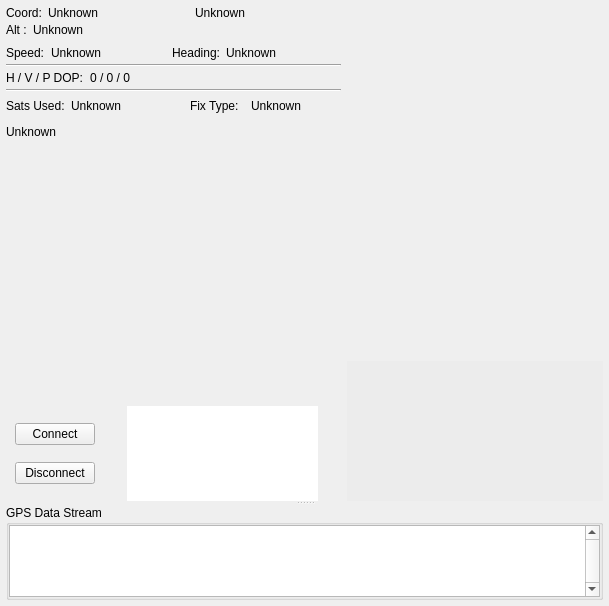
<?xml version="1.0" encoding="UTF-8"?>
<ui version="4.0">
 <class>GpsDisplayWidget</class>
 <widget class="QWidget" name="GpsDisplayWidget">
  <property name="geometry">
   <rect>
    <x>0</x>
    <y>0</y>
    <width>609</width>
    <height>606</height>
   </rect>
  </property>
  <property name="sizePolicy">
   <sizepolicy hsizetype="MinimumExpanding" vsizetype="MinimumExpanding">
    <horstretch>0</horstretch>
    <verstretch>0</verstretch>
   </sizepolicy>
  </property>
  <layout class="QVBoxLayout" name="verticalLayoutTop">
   <property name="spacing">
    <number>0</number>
   </property>
   <property name="leftMargin">
    <number>6</number>
   </property>
   <property name="topMargin">
    <number>6</number>
   </property>
   <property name="rightMargin">
    <number>6</number>
   </property>
   <property name="bottomMargin">
    <number>6</number>
   </property>
   <item>
    <widget class="QSplitter" name="splitter">
     <property name="sizePolicy">
      <sizepolicy hsizetype="Expanding" vsizetype="Expanding">
       <horstretch>0</horstretch>
       <verstretch>0</verstretch>
      </sizepolicy>
     </property>
     <property name="orientation">
      <enum>Qt::Vertical</enum>
     </property>
     <property name="childrenCollapsible">
      <bool>true</bool>
     </property>
     <widget class="QWidget" name="layoutWidget">
      <layout class="QGridLayout" name="gridLayout" rowstretch="1,0" columnstretch="1,0">
       <item row="1" column="1">
        <widget class="GpsSnrWidget" name="gpsSnrWidget">
         <property name="minimumSize">
          <size>
           <width>0</width>
           <height>0</height>
          </size>
         </property>
         <property name="maximumSize">
          <size>
           <width>400</width>
           <height>140</height>
          </size>
         </property>
         <property name="palette">
          <palette>
           <active>
            <colorrole role="Base">
             <brush brushstyle="SolidPattern">
              <color alpha="255">
               <red>236</red>
               <green>236</green>
               <blue>236</blue>
              </color>
             </brush>
            </colorrole>
            <colorrole role="Window">
             <brush brushstyle="SolidPattern">
              <color alpha="255">
               <red>237</red>
               <green>237</green>
               <blue>237</blue>
              </color>
             </brush>
            </colorrole>
           </active>
           <inactive>
            <colorrole role="Base">
             <brush brushstyle="SolidPattern">
              <color alpha="255">
               <red>236</red>
               <green>236</green>
               <blue>236</blue>
              </color>
             </brush>
            </colorrole>
            <colorrole role="Window">
             <brush brushstyle="SolidPattern">
              <color alpha="255">
               <red>237</red>
               <green>237</green>
               <blue>237</blue>
              </color>
             </brush>
            </colorrole>
           </inactive>
           <disabled>
            <colorrole role="Base">
             <brush brushstyle="SolidPattern">
              <color alpha="255">
               <red>236</red>
               <green>236</green>
               <blue>236</blue>
              </color>
             </brush>
            </colorrole>
            <colorrole role="Window">
             <brush brushstyle="SolidPattern">
              <color alpha="255">
               <red>236</red>
               <green>236</green>
               <blue>236</blue>
              </color>
             </brush>
            </colorrole>
           </disabled>
          </palette>
         </property>
         <property name="toolTip">
          <string>&lt;html&gt;&lt;head/&gt;&lt;body&gt;&lt;p&gt;Displays the SNR for each detected sat. Satellite number (PRN) is displayed inside the green bar (GPS) or orange bar (SBAS). Sat SNR is displayed above (in dBHz)&lt;/p&gt;&lt;/body&gt;&lt;/html&gt;</string>
         </property>
         <property name="autoFillBackground">
          <bool>false</bool>
         </property>
         <property name="frameShape">
          <enum>QFrame::Panel</enum>
         </property>
         <property name="lineWidth">
          <number>0</number>
         </property>
         <property name="verticalScrollBarPolicy">
          <enum>Qt::ScrollBarAlwaysOff</enum>
         </property>
         <property name="horizontalScrollBarPolicy">
          <enum>Qt::ScrollBarAlwaysOff</enum>
         </property>
        </widget>
       </item>
       <item row="0" column="1">
        <layout class="QVBoxLayout" name="verticalLayout_3" stretch="0,1">
         <property name="spacing">
          <number>0</number>
         </property>
         <item>
          <widget class="GpsConstellationWidget" name="gpsSky">
           <property name="enabled">
            <bool>true</bool>
           </property>
           <property name="maximumSize">
            <size>
             <width>400</width>
             <height>400</height>
            </size>
           </property>
           <property name="styleSheet">
            <string notr="true">background-color: rgba(255, 255, 255, 0);</string>
           </property>
           <property name="frameShape">
            <enum>QFrame::Panel</enum>
           </property>
           <property name="verticalScrollBarPolicy">
            <enum>Qt::ScrollBarAlwaysOff</enum>
           </property>
           <property name="horizontalScrollBarPolicy">
            <enum>Qt::ScrollBarAlwaysOff</enum>
           </property>
           <property name="backgroundBrush">
            <brush brushstyle="NoBrush">
             <color alpha="255">
              <red>0</red>
              <green>0</green>
              <blue>0</blue>
             </color>
            </brush>
           </property>
          </widget>
         </item>
         <item>
          <spacer name="verticalSpacer_2">
           <property name="orientation">
            <enum>Qt::Vertical</enum>
           </property>
           <property name="sizeType">
            <enum>QSizePolicy::Expanding</enum>
           </property>
           <property name="sizeHint" stdset="0">
            <size>
             <width>20</width>
             <height>40</height>
            </size>
           </property>
          </spacer>
         </item>
        </layout>
       </item>
       <item row="0" column="0" rowspan="2">
        <layout class="QVBoxLayout" name="infoVerticalLayout" stretch="0,0,0,0,0,0,0,0,0,0,0,0,0,0,0,1,0">
         <property name="spacing">
          <number>0</number>
         </property>
         <item>
          <layout class="QHBoxLayout" name="infoHorizontalLayout1" stretch="0,0,1,0,1,0">
           <property name="spacing">
            <number>0</number>
           </property>
           <item>
            <widget class="QLabel" name="lat_label">
             <property name="text">
              <string>Coord:</string>
             </property>
            </widget>
           </item>
           <item>
            <spacer name="horizontalSpacer_4">
             <property name="orientation">
              <enum>Qt::Horizontal</enum>
             </property>
             <property name="sizeType">
              <enum>QSizePolicy::Minimum</enum>
             </property>
             <property name="sizeHint" stdset="0">
              <size>
               <width>6</width>
               <height>0</height>
              </size>
             </property>
            </spacer>
           </item>
           <item>
            <widget class="QLabel" name="coord_value">
             <property name="text">
              <string>Unknown</string>
             </property>
            </widget>
           </item>
           <item>
            <spacer name="horizontalSpacer_5">
             <property name="orientation">
              <enum>Qt::Horizontal</enum>
             </property>
             <property name="sizeType">
              <enum>QSizePolicy::Minimum</enum>
             </property>
             <property name="sizeHint" stdset="0">
              <size>
               <width>6</width>
               <height>0</height>
              </size>
             </property>
            </spacer>
           </item>
           <item>
            <widget class="QLabel" name="coord_value_2">
             <property name="text">
              <string>Unknown</string>
             </property>
            </widget>
           </item>
           <item>
            <spacer name="horizontalSpacer_6">
             <property name="orientation">
              <enum>Qt::Horizontal</enum>
             </property>
             <property name="sizeType">
              <enum>QSizePolicy::Minimum</enum>
             </property>
             <property name="sizeHint" stdset="0">
              <size>
               <width>6</width>
               <height>0</height>
              </size>
             </property>
            </spacer>
           </item>
          </layout>
         </item>
         <item>
          <layout class="QHBoxLayout" name="horizontalLayout_2">
           <property name="topMargin">
            <number>0</number>
           </property>
           <item>
            <widget class="QLabel" name="alt_label">
             <property name="text">
              <string>Alt :</string>
             </property>
            </widget>
           </item>
           <item>
            <spacer name="horizontalSpacer_15">
             <property name="orientation">
              <enum>Qt::Horizontal</enum>
             </property>
             <property name="sizeType">
              <enum>QSizePolicy::Minimum</enum>
             </property>
             <property name="sizeHint" stdset="0">
              <size>
               <width>6</width>
               <height>20</height>
              </size>
             </property>
            </spacer>
           </item>
           <item>
            <widget class="QLabel" name="coord_value_3">
             <property name="text">
              <string>Unknown</string>
             </property>
            </widget>
           </item>
           <item>
            <spacer name="horizontalSpacer_16">
             <property name="orientation">
              <enum>Qt::Horizontal</enum>
             </property>
             <property name="sizeHint" stdset="0">
              <size>
               <width>40</width>
               <height>20</height>
              </size>
             </property>
            </spacer>
           </item>
          </layout>
         </item>
         <item>
          <spacer name="verticalSpacer_3">
           <property name="orientation">
            <enum>Qt::Vertical</enum>
           </property>
           <property name="sizeType">
            <enum>QSizePolicy::Preferred</enum>
           </property>
           <property name="sizeHint" stdset="0">
            <size>
             <width>20</width>
             <height>6</height>
            </size>
           </property>
          </spacer>
         </item>
         <item>
          <layout class="QHBoxLayout" name="infoHorizontalLayout2" stretch="0,0,1,0,0,0,1">
           <property name="spacing">
            <number>0</number>
           </property>
           <item>
            <widget class="QLabel" name="speed_label">
             <property name="text">
              <string>Speed:</string>
             </property>
            </widget>
           </item>
           <item>
            <spacer name="horizontalSpacer_7">
             <property name="orientation">
              <enum>Qt::Horizontal</enum>
             </property>
             <property name="sizeType">
              <enum>QSizePolicy::Minimum</enum>
             </property>
             <property name="sizeHint" stdset="0">
              <size>
               <width>6</width>
               <height>0</height>
              </size>
             </property>
            </spacer>
           </item>
           <item>
            <widget class="QLabel" name="speed_value">
             <property name="text">
              <string>Unknown</string>
             </property>
             <property name="scaledContents">
              <bool>true</bool>
             </property>
            </widget>
           </item>
           <item>
            <spacer name="horizontalSpacer_9">
             <property name="orientation">
              <enum>Qt::Horizontal</enum>
             </property>
             <property name="sizeType">
              <enum>QSizePolicy::Minimum</enum>
             </property>
             <property name="sizeHint" stdset="0">
              <size>
               <width>6</width>
               <height>0</height>
              </size>
             </property>
            </spacer>
           </item>
           <item>
            <widget class="QLabel" name="bear_label">
             <property name="text">
              <string>Heading:</string>
             </property>
            </widget>
           </item>
           <item>
            <spacer name="horizontalSpacer_8">
             <property name="orientation">
              <enum>Qt::Horizontal</enum>
             </property>
             <property name="sizeType">
              <enum>QSizePolicy::Minimum</enum>
             </property>
             <property name="sizeHint" stdset="0">
              <size>
               <width>6</width>
               <height>0</height>
              </size>
             </property>
            </spacer>
           </item>
           <item>
            <widget class="QLabel" name="bear_value">
             <property name="text">
              <string>Unknown</string>
             </property>
            </widget>
           </item>
          </layout>
         </item>
         <item>
          <spacer name="verticalSpacer_5">
           <property name="orientation">
            <enum>Qt::Vertical</enum>
           </property>
           <property name="sizeType">
            <enum>QSizePolicy::Preferred</enum>
           </property>
           <property name="sizeHint" stdset="0">
            <size>
             <width>20</width>
             <height>4</height>
            </size>
           </property>
          </spacer>
         </item>
         <item>
          <widget class="Line" name="line1">
           <property name="orientation">
            <enum>Qt::Horizontal</enum>
           </property>
          </widget>
         </item>
         <item>
          <spacer name="verticalSpacer_6">
           <property name="orientation">
            <enum>Qt::Vertical</enum>
           </property>
           <property name="sizeType">
            <enum>QSizePolicy::Preferred</enum>
           </property>
           <property name="sizeHint" stdset="0">
            <size>
             <width>20</width>
             <height>4</height>
            </size>
           </property>
          </spacer>
         </item>
         <item>
          <layout class="QHBoxLayout" name="infoHorizontalLayout3" stretch="0,0,1">
           <item>
            <widget class="QLabel" name="label">
             <property name="text">
              <string>H / V / P DOP:</string>
             </property>
            </widget>
           </item>
           <item>
            <spacer name="horizontalSpacer_13">
             <property name="orientation">
              <enum>Qt::Horizontal</enum>
             </property>
             <property name="sizeType">
              <enum>QSizePolicy::Minimum</enum>
             </property>
             <property name="sizeHint" stdset="0">
              <size>
               <width>6</width>
               <height>0</height>
              </size>
             </property>
            </spacer>
           </item>
           <item>
            <widget class="QLabel" name="dop_value">
             <property name="text">
              <string>0 / 0 / 0</string>
             </property>
            </widget>
           </item>
          </layout>
         </item>
         <item>
          <spacer name="verticalSpacer_8">
           <property name="orientation">
            <enum>Qt::Vertical</enum>
           </property>
           <property name="sizeType">
            <enum>QSizePolicy::Preferred</enum>
           </property>
           <property name="sizeHint" stdset="0">
            <size>
             <width>20</width>
             <height>4</height>
            </size>
           </property>
          </spacer>
         </item>
         <item>
          <widget class="Line" name="line2">
           <property name="orientation">
            <enum>Qt::Horizontal</enum>
           </property>
          </widget>
         </item>
         <item>
          <spacer name="verticalSpacer_7">
           <property name="orientation">
            <enum>Qt::Vertical</enum>
           </property>
           <property name="sizeType">
            <enum>QSizePolicy::Preferred</enum>
           </property>
           <property name="sizeHint" stdset="0">
            <size>
             <width>20</width>
             <height>4</height>
            </size>
           </property>
          </spacer>
         </item>
         <item>
          <layout class="QHBoxLayout" name="infoHorizontalLayout4" stretch="0,0,1,0,0,0,0,0,0,0">
           <property name="spacing">
            <number>0</number>
           </property>
           <item>
            <widget class="QLabel" name="status_label">
             <property name="text">
              <string>Sats Used:</string>
             </property>
            </widget>
           </item>
           <item>
            <spacer name="horizontalSpacer_10">
             <property name="orientation">
              <enum>Qt::Horizontal</enum>
             </property>
             <property name="sizeType">
              <enum>QSizePolicy::Minimum</enum>
             </property>
             <property name="sizeHint" stdset="0">
              <size>
               <width>6</width>
               <height>0</height>
              </size>
             </property>
            </spacer>
           </item>
           <item>
            <widget class="QLabel" name="status_value">
             <property name="maximumSize">
              <size>
               <width>100</width>
               <height>16777215</height>
              </size>
             </property>
             <property name="text">
              <string>Unknown</string>
             </property>
            </widget>
           </item>
           <item>
            <spacer name="horizontalSpacer_17">
             <property name="orientation">
              <enum>Qt::Horizontal</enum>
             </property>
             <property name="sizeHint" stdset="0">
              <size>
               <width>40</width>
               <height>20</height>
              </size>
             </property>
            </spacer>
           </item>
           <item>
            <spacer name="horizontalSpacer_11">
             <property name="orientation">
              <enum>Qt::Horizontal</enum>
             </property>
             <property name="sizeType">
              <enum>QSizePolicy::Minimum</enum>
             </property>
             <property name="sizeHint" stdset="0">
              <size>
               <width>6</width>
               <height>0</height>
              </size>
             </property>
            </spacer>
           </item>
           <item>
            <widget class="QLabel" name="fix_label">
             <property name="text">
              <string>Fix Type:</string>
             </property>
            </widget>
           </item>
           <item>
            <spacer name="horizontalSpacer_20">
             <property name="orientation">
              <enum>Qt::Horizontal</enum>
             </property>
             <property name="sizeType">
              <enum>QSizePolicy::Minimum</enum>
             </property>
             <property name="sizeHint" stdset="0">
              <size>
               <width>6</width>
               <height>0</height>
              </size>
             </property>
            </spacer>
           </item>
           <item>
            <spacer name="horizontalSpacer_12">
             <property name="orientation">
              <enum>Qt::Horizontal</enum>
             </property>
             <property name="sizeType">
              <enum>QSizePolicy::Expanding</enum>
             </property>
             <property name="sizeHint" stdset="0">
              <size>
               <width>6</width>
               <height>0</height>
              </size>
             </property>
            </spacer>
           </item>
           <item>
            <widget class="QLabel" name="fix_value">
             <property name="text">
              <string>Unknown</string>
             </property>
            </widget>
           </item>
           <item>
            <spacer name="horizontalSpacer_19">
             <property name="orientation">
              <enum>Qt::Horizontal</enum>
             </property>
             <property name="sizeHint" stdset="0">
              <size>
               <width>40</width>
               <height>20</height>
              </size>
             </property>
            </spacer>
           </item>
          </layout>
         </item>
         <item>
          <spacer name="verticalSpacer_4">
           <property name="orientation">
            <enum>Qt::Vertical</enum>
           </property>
           <property name="sizeType">
            <enum>QSizePolicy::Preferred</enum>
           </property>
           <property name="sizeHint" stdset="0">
            <size>
             <width>20</width>
             <height>6</height>
            </size>
           </property>
          </spacer>
         </item>
         <item>
          <layout class="QHBoxLayout" name="infoHorizontalLayout5" stretch="0,0">
           <property name="spacing">
            <number>0</number>
           </property>
           <property name="topMargin">
            <number>0</number>
           </property>
           <item>
            <widget class="QLabel" name="time_value">
             <property name="maximumSize">
              <size>
               <width>16777215</width>
               <height>16777215</height>
              </size>
             </property>
             <property name="text">
              <string>Unknown</string>
             </property>
            </widget>
           </item>
           <item>
            <spacer name="horizontalSpacer_18">
             <property name="orientation">
              <enum>Qt::Horizontal</enum>
             </property>
             <property name="sizeHint" stdset="0">
              <size>
               <width>40</width>
               <height>20</height>
              </size>
             </property>
            </spacer>
           </item>
          </layout>
         </item>
         <item>
          <layout class="QHBoxLayout" name="horizontalLayout_3">
           <property name="topMargin">
            <number>0</number>
           </property>
          </layout>
         </item>
         <item>
          <spacer name="verticalSpacer">
           <property name="orientation">
            <enum>Qt::Vertical</enum>
           </property>
           <property name="sizeType">
            <enum>QSizePolicy::Ignored</enum>
           </property>
           <property name="sizeHint" stdset="0">
            <size>
             <width>20</width>
             <height>40</height>
            </size>
           </property>
          </spacer>
         </item>
         <item>
          <layout class="QHBoxLayout" name="horizontalLayout2" stretch="0,0,0,0,0,0">
           <property name="spacing">
            <number>0</number>
           </property>
           <item>
            <spacer name="horizontalSpacer">
             <property name="orientation">
              <enum>Qt::Horizontal</enum>
             </property>
             <property name="sizeType">
              <enum>QSizePolicy::Preferred</enum>
             </property>
             <property name="sizeHint" stdset="0">
              <size>
               <width>9</width>
               <height>20</height>
              </size>
             </property>
            </spacer>
           </item>
           <item>
            <layout class="QVBoxLayout" name="verticalLayout">
             <item>
              <widget class="QPushButton" name="connectButton">
               <property name="text">
                <string>Connect</string>
               </property>
              </widget>
             </item>
             <item>
              <widget class="QPushButton" name="disconnectButton">
               <property name="text">
                <string>Disconnect</string>
               </property>
              </widget>
             </item>
            </layout>
           </item>
           <item>
            <spacer name="horizontalSpacer_2">
             <property name="orientation">
              <enum>Qt::Horizontal</enum>
             </property>
             <property name="sizeType">
              <enum>QSizePolicy::Preferred</enum>
             </property>
             <property name="sizeHint" stdset="0">
              <size>
               <width>9</width>
               <height>20</height>
              </size>
             </property>
            </spacer>
           </item>
           <item>
            <spacer name="horizontalSpacer_3">
             <property name="orientation">
              <enum>Qt::Horizontal</enum>
             </property>
             <property name="sizeType">
              <enum>QSizePolicy::Expanding</enum>
             </property>
             <property name="sizeHint" stdset="0">
              <size>
               <width>0</width>
               <height>20</height>
              </size>
             </property>
            </spacer>
           </item>
           <item>
            <widget class="QGraphicsView" name="flatEarth">
             <property name="sizePolicy">
              <sizepolicy hsizetype="Fixed" vsizetype="Fixed">
               <horstretch>0</horstretch>
               <verstretch>0</verstretch>
              </sizepolicy>
             </property>
             <property name="minimumSize">
              <size>
               <width>191</width>
               <height>95</height>
              </size>
             </property>
             <property name="maximumSize">
              <size>
               <width>191</width>
               <height>95</height>
              </size>
             </property>
             <property name="acceptDrops">
              <bool>false</bool>
             </property>
             <property name="toolTip">
              <string extracomment="Location of GCS on the Earth">&lt;html&gt;&lt;head/&gt;&lt;body&gt;&lt;p&gt;Location of GCS on the Earth&lt;/p&gt;&lt;/body&gt;&lt;/html&gt;</string>
             </property>
             <property name="frameShape">
              <enum>QFrame::NoFrame</enum>
             </property>
             <property name="lineWidth">
              <number>0</number>
             </property>
             <property name="verticalScrollBarPolicy">
              <enum>Qt::ScrollBarAlwaysOff</enum>
             </property>
             <property name="horizontalScrollBarPolicy">
              <enum>Qt::ScrollBarAlwaysOff</enum>
             </property>
             <property name="optimizationFlags">
              <set>QGraphicsView::DontAdjustForAntialiasing</set>
             </property>
            </widget>
           </item>
           <item>
            <spacer name="horizontalSpacer_14">
             <property name="orientation">
              <enum>Qt::Horizontal</enum>
             </property>
             <property name="sizeHint" stdset="0">
              <size>
               <width>20</width>
               <height>20</height>
              </size>
             </property>
            </spacer>
           </item>
          </layout>
         </item>
        </layout>
       </item>
      </layout>
     </widget>
     <widget class="QGroupBox" name="dataStreamGroupBox">
      <property name="title">
       <string>GPS Data Stream</string>
      </property>
      <layout class="QVBoxLayout" name="verticalLayout_4">
       <property name="leftMargin">
        <number>0</number>
       </property>
       <property name="topMargin">
        <number>0</number>
       </property>
       <property name="rightMargin">
        <number>0</number>
       </property>
       <property name="bottomMargin">
        <number>0</number>
       </property>
       <item>
        <widget class="QTextBrowser" name="textBrowser">
         <property name="sizePolicy">
          <sizepolicy hsizetype="Expanding" vsizetype="Ignored">
           <horstretch>0</horstretch>
           <verstretch>0</verstretch>
          </sizepolicy>
         </property>
         <property name="minimumSize">
          <size>
           <width>0</width>
           <height>50</height>
          </size>
         </property>
         <property name="lineWidth">
          <number>0</number>
         </property>
         <property name="verticalScrollBarPolicy">
          <enum>Qt::ScrollBarAlwaysOn</enum>
         </property>
         <property name="lineWrapMode">
          <enum>QTextEdit::WidgetWidth</enum>
         </property>
         <property name="acceptRichText">
          <bool>false</bool>
         </property>
        </widget>
       </item>
      </layout>
     </widget>
    </widget>
   </item>
  </layout>
 </widget>
 <customwidgets>
  <customwidget>
   <class>GpsConstellationWidget</class>
   <extends>QGraphicsView</extends>
   <header>gpsconstellationwidget.h</header>
  </customwidget>
  <customwidget>
   <class>GpsSnrWidget</class>
   <extends>QGraphicsView</extends>
   <header>gpssnrwidget.h</header>
  </customwidget>
 </customwidgets>
 <resources/>
 <connections/>
</ui>
